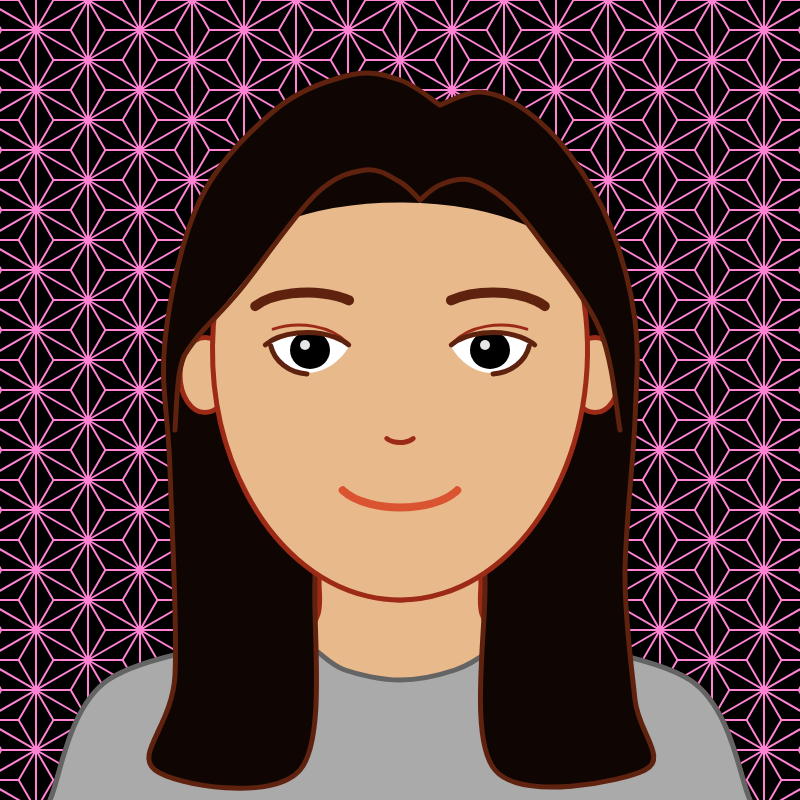
Frame 1 (no input)
Frame 60 (no input): identical to frame 1, image omitted
Frame 120 (the mouse pressed at the canvas centre since frame 60): identical to frame 1, image omitted

The p5.js sketch that drew this single still picture (run headless with seeded random() and noise() and a simulated clock; from frame 60 on, the mouse is pressed at the canvas centre):

// p5.js sketch
// ── sketch.js
/*************************************************************************
    Code Self Portrait
          by Sherry Lam

    Overview - This is a self protrait in p5.js!
 
    ---------------------------------------------------------------------
    Notes:
     (1) Curved lines are hard!
     (2) The background looks especially cool.
**************************************************************************/

var hairColor = '#0f0603';
var hairOutlineColor = '#5e220e';
var skinColor = '#e8b98b';
var skinOutlineColor = '#9c2a16';
var lipColor = '#db5432';
var shirtColor = 170;
var shirtOutlineColor = 100;
var red, green, blue;

function setup() {
  createCanvas(800, 800);
  ellipseMode(CENTER);
  angleMode(DEGREES);

  //setup background color
  red = 255;
  green = 130;
  blue = 211;
}

function draw() {
  background(0);

  //background pattern
  for (let i = 0; i < 9; i++) {
  	for (let j = 0; j < 14; j++) {
      backgroundShape(104 * i - 16, 60 * j);
  	}
  }
    
  neckShoulders();
  shirt();
  hair();
  ears();
  face();
  bangs();
  eyes();
  eyebrows();
  lip();
  nose();
}

function mouseClicked() {
  red = random(255);
  green = random(255);
  blue = random(255);
}

function backgroundShape(x, y) {
  noFill();
  stroke(red, green, blue)
  strokeWeight(2);
  
  beginShape(TRIANGLE_FAN);
  vertex(x, y);  //middle
  vertex(x + 52, y - 30);
  vertex(x + (20 * sqrt(3)), y);
  vertex(x + 52, y + 30);
  vertex(x + (10 * sqrt(3)), y + 30);
  vertex(x, y + 60);
  vertex(x - (10 * sqrt(3)), y + 30);
  vertex(x - 52, y + 30);
  vertex(x - (20 * sqrt(3)), y);
  vertex(x - 52, y - 30);
  endShape();
  
  line(x - 52, y - 30, x - 52, y + 30);
}

function shirt() {
  strokeWeight(5);
  stroke(shirtOutlineColor);
  fill(shirtColor);

  beginShape();
  curveVertex(width/2-350, height);	//start at left arm
  curveVertex(width/2-350, height);
  curveVertex(width/2-292, 680);
  curveVertex(width/2-110, 635);
  curveVertex(width/2-85, 650);
  curveVertex(width/2-55, 670);
  curveVertex(width/2, 680);
  curveVertex(width/2+55, 670);
  curveVertex(width/2+90, 650);
  curveVertex(width/2+100, 635);
  curveVertex(width/2+290, 680);
  curveVertex(width/2+350, height);
  curveVertex(width/2+350, height);
  endShape();
}

function lip() {
  noFill();
  strokeWeight(8);
  stroke(lipColor);

  arc(width/2, height/2+75, 130, 65, 15, 165);
}

function nose() {
  noFill();
  strokeWeight(5);
  stroke(skinOutlineColor);

  arc(width/2, height/2+35, 30, 15, 15, 165);
}

function eyebrows() {
  noFill();
  strokeWeight(10);

  arc(width/2-93, height/2-80, 120, 55, 195, 335);  //left
  arc(width/2+93, height/2-80, 120, 55, 205, 345);  //right
}

function ears() {
  stroke(skinOutlineColor);
  strokeWeight(5);
  fill(skinColor);

  ellipse(width/2-195, 375, 50, 75);  //left
  ellipse(width/2+195, 375, 50, 75);  //right
}

function neckShoulders() {
  stroke(skinOutlineColor);
  strokeWeight(5);
  fill(skinColor);

  beginShape();
  curveVertex(width/2-350, height); //starts left side
  curveVertex(width/2-350, height);
  curveVertex(width/2-290, 680);
  curveVertex(width/2-100, 635);
  curveVertex(width/2-75, 570);
  curveVertex(width/2, 600);
  curveVertex(width/2+75, 570);
  curveVertex(width/2+100, 635);
  curveVertex(width/2+290, 680);
  curveVertex(width/2+350, height);
  curveVertex(width/2+350, height);
  endShape();
}

function face() {
  fill(skinColor);
  strokeWeight(5);
  stroke(skinOutlineColor);

  arc(width/2, height/2-50, 375, 500, -43, 225, OPEN);
}

function hair() {
  stroke(hairOutlineColor);
  strokeWeight(5);
  fill(hairColor);
  
  //left side
  beginShape();
  curveVertex(440, 105);
  curveVertex(440, 105);
  curveVertex(400, 80);
  curveVertex(350, 75);
  curveVertex(275, 110);
  curveVertex(200, 200);
  curveVertex(165, 340);
  curveVertex(170, 470);
  curveVertex(175, 675);
  curveVertex(155, 770);
  curveVertex(300, 770);
  vertex(width/2-85, 580);
  vertex(width/2-85, 480);
  curveVertex(440, 300);
  curveVertex(440, 300);
  endShape();
  
  //right side
  beginShape();
  curveVertex(440, 105);
  curveVertex(440, 105);
  curveVertex(480, 92);
  curveVertex(525, 110);
  curveVertex(570, 155);
  curveVertex(610, 225);
  curveVertex(635, 320);
  curveVertex(635, 420);
  curveVertex(625, 575);
  curveVertex(635, 700);
  curveVertex(645, 770);
  curveVertex(495, 770);
  curveVertex(width/2+85, 580);
  curveVertex(width/2+85, 480);
  curveVertex(440, 300);
  curveVertex(440, 300);
  endShape();
}

function bangs() {
  //hairline
  stroke(hairColor);
  strokeWeight(5);

  arc(width/2, 300, 400, 200, 213, 329, OPEN);
  
  //fill in hair
  fill(hairColor);
  strokeWeight(0);

  beginShape();  
  vertex(430, 150);
  vertex(580, 200);
  vertex(632, 360);
  vertex(620, 418);
  vertex(603, 335);
  vertex(570, 280);
  vertex(528, 222);
  vertex(475, 207);
  vertex(420, 200);
  vertex(355, 202);
  vertex(298, 213);
  vertex(245, 280);
  vertex(199, 335);
  vertex(185, 353);
  vertex(175, 405);
  vertex(168, 368);
  vertex(220, 200);
  vertex(360, 140);
  endShape(CLOSE);
  
  //bangs
  noFill();
  stroke(hairOutlineColor);
  strokeWeight(5);

  beginShape();  //left
  vertex(420, 200);
  curveVertex(420, 200);
  curveVertex(400, 182);
  curveVertex(365, 170);
  curveVertex(315, 195);
  curveVertex(240, 290);
  curveVertex(195, 340);
  curveVertex(180, 370);
  curveVertex(175, 430);
  curveVertex(175, 430);
  endShape();
  
  beginShape();  //right
  curveVertex(620, 430);
  curveVertex(620, 430);
  curveVertex(600, 330);
  curveVertex(540, 240);
  curveVertex(505, 200);
  curveVertex(470, 180);
  curveVertex(440, 185);
  curveVertex(420, 200);
  curveVertex(420, 200);
  endShape();
}

function eyes() {
  //eyewhites
  fill(255);
  strokeWeight(0);

  beginShape();  //left
  vertex(width/2-130, 343);
  bezierVertex(295, 330, 325, 330, width/2-50, 345);
  bezierVertex(330, 380, 285, 385, width/2-130, 343);
  endShape();

  beginShape();  //right
  vertex(width/2+130, 343);
  bezierVertex(505, 330, 475, 330, width/2+50, 345);
  bezierVertex(470, 380, 510, 385, width/2+130, 343);
  endShape();
  
  //double eyelids
  noFill();
  strokeWeight(3);
  stroke(skinOutlineColor);

  arc(width/2-101, height/2-40, 110, 70, 230, 340);  //left
  arc(width/2+101, height/2-40, 110, 70, 200, 310);  //right
  
  //eyeballs
  strokeWeight(0);
  fill(0);

  ellipse(width/2-90, height/2-50, 40, 38);  //left
  ellipse(width/2+90, height/2-50, 40, 38);  //right
  
  //eyelines
  stroke(hairOutlineColor);
  strokeWeight(5);
  noFill();

  arc(width/2-93, height/2-40, 100, 55, 200, 340);  //left top
  arc(width/2-90, height/2-61, 80, 70, 95, 170);  //left botttom
  arc(width/2+93, height/2-40, 100, 55, 200, 340);  //right top
  arc(width/2+90, height/2-61, 80, 70, 10, 85);  //right bottom
  
  //highlight
  strokeWeight(0);
  fill(230);

  ellipse(width/2-95, 345, 10);  //left
  ellipse(width/2+85, 345, 10);  //right
}
